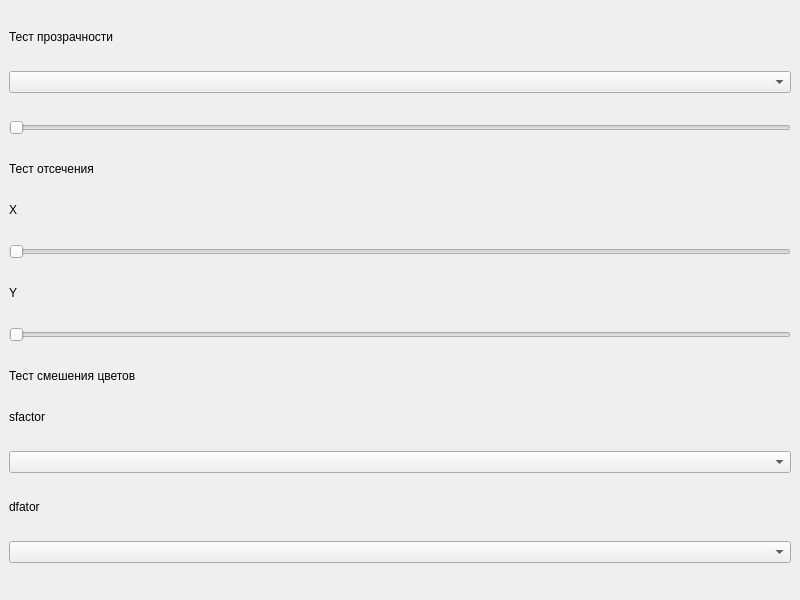
<?xml version="1.0" encoding="UTF-8"?>
<ui version="4.0">
 <class>MainWindow</class>
 <widget class="QMainWindow" name="MainWindow">
  <property name="geometry">
   <rect>
    <x>0</x>
    <y>0</y>
    <width>800</width>
    <height>600</height>
   </rect>
  </property>
  <property name="windowTitle">
   <string>MainWindow</string>
  </property>
  <widget class="QWidget" name="mainHBox">
   <layout class="QHBoxLayout" name="horizontalLayout">
    <item>
     <layout class="QVBoxLayout" name="verticalLayout">
      <item>
       <widget class="QLabel" name="label_2">
        <property name="sizePolicy">
         <sizepolicy hsizetype="Preferred" vsizetype="Maximum">
          <horstretch>0</horstretch>
          <verstretch>0</verstretch>
         </sizepolicy>
        </property>
        <property name="text">
         <string>Тест прозрачности</string>
        </property>
       </widget>
      </item>
      <item>
       <widget class="QComboBox" name="alphaTestComboBox"/>
      </item>
      <item>
       <widget class="QSlider" name="alphaTestSlider">
        <property name="orientation">
         <enum>Qt::Horizontal</enum>
        </property>
       </widget>
      </item>
      <item>
       <widget class="QLabel" name="label_3">
        <property name="sizePolicy">
         <sizepolicy hsizetype="Preferred" vsizetype="Maximum">
          <horstretch>0</horstretch>
          <verstretch>0</verstretch>
         </sizepolicy>
        </property>
        <property name="text">
         <string>Тест отсечения</string>
        </property>
       </widget>
      </item>
      <item>
       <widget class="QLabel" name="label_4">
        <property name="sizePolicy">
         <sizepolicy hsizetype="Preferred" vsizetype="Maximum">
          <horstretch>0</horstretch>
          <verstretch>0</verstretch>
         </sizepolicy>
        </property>
        <property name="text">
         <string>X</string>
        </property>
       </widget>
      </item>
      <item>
       <widget class="QSlider" name="scissorXSlider">
        <property name="orientation">
         <enum>Qt::Horizontal</enum>
        </property>
       </widget>
      </item>
      <item>
       <widget class="QLabel" name="label_5">
        <property name="sizePolicy">
         <sizepolicy hsizetype="Preferred" vsizetype="Maximum">
          <horstretch>0</horstretch>
          <verstretch>0</verstretch>
         </sizepolicy>
        </property>
        <property name="text">
         <string>Y</string>
        </property>
       </widget>
      </item>
      <item>
       <widget class="QSlider" name="scissorYSlider">
        <property name="orientation">
         <enum>Qt::Horizontal</enum>
        </property>
       </widget>
      </item>
      <item>
       <widget class="QLabel" name="label_6">
        <property name="sizePolicy">
         <sizepolicy hsizetype="Preferred" vsizetype="Maximum">
          <horstretch>0</horstretch>
          <verstretch>0</verstretch>
         </sizepolicy>
        </property>
        <property name="text">
         <string>Тест смешения цветов</string>
        </property>
       </widget>
      </item>
      <item>
       <widget class="QLabel" name="label_7">
        <property name="sizePolicy">
         <sizepolicy hsizetype="Preferred" vsizetype="Maximum">
          <horstretch>0</horstretch>
          <verstretch>0</verstretch>
         </sizepolicy>
        </property>
        <property name="text">
         <string>sfactor</string>
        </property>
       </widget>
      </item>
      <item>
       <widget class="QComboBox" name="sfactorComboBox"/>
      </item>
      <item>
       <widget class="QLabel" name="label_8">
        <property name="sizePolicy">
         <sizepolicy hsizetype="Preferred" vsizetype="Maximum">
          <horstretch>0</horstretch>
          <verstretch>0</verstretch>
         </sizepolicy>
        </property>
        <property name="text">
         <string>dfator</string>
        </property>
       </widget>
      </item>
      <item>
       <widget class="QComboBox" name="dfactorComboBox"/>
      </item>
     </layout>
    </item>
   </layout>
  </widget>
 </widget>
 <resources/>
 <connections/>
</ui>
